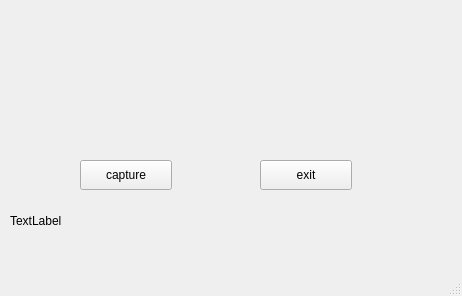
<?xml version="1.0" encoding="UTF-8"?>
<ui version="4.0">
 <class>MainWindow</class>
 <widget class="QMainWindow" name="MainWindow">
  <property name="geometry">
   <rect>
    <x>0</x>
    <y>0</y>
    <width>462</width>
    <height>296</height>
   </rect>
  </property>
  <property name="windowTitle">
   <string>MainWindow</string>
  </property>
  <widget class="QWidget" name="centralwidget">
   <widget class="QLabel" name="label_camera">
    <property name="geometry">
     <rect>
      <x>40</x>
      <y>40</y>
      <width>361</width>
      <height>101</height>
     </rect>
    </property>
    <property name="text">
     <string/>
    </property>
   </widget>
   <widget class="QLabel" name="label_show_status">
    <property name="geometry">
     <rect>
      <x>10</x>
      <y>210</y>
      <width>70</width>
      <height>22</height>
     </rect>
    </property>
    <property name="text">
     <string>TextLabel</string>
    </property>
   </widget>
   <widget class="QPushButton" name="button_capture">
    <property name="geometry">
     <rect>
      <x>80</x>
      <y>160</y>
      <width>92</width>
      <height>30</height>
     </rect>
    </property>
    <property name="text">
     <string>capture</string>
    </property>
   </widget>
   <widget class="QPushButton" name="button_exit">
    <property name="geometry">
     <rect>
      <x>260</x>
      <y>160</y>
      <width>92</width>
      <height>30</height>
     </rect>
    </property>
    <property name="text">
     <string>exit</string>
    </property>
   </widget>
  </widget>
  <widget class="QMenuBar" name="menubar">
   <property name="geometry">
    <rect>
     <x>0</x>
     <y>0</y>
     <width>462</width>
     <height>27</height>
    </rect>
   </property>
  </widget>
  <widget class="QStatusBar" name="statusbar"/>
 </widget>
 <resources/>
 <connections/>
</ui>
